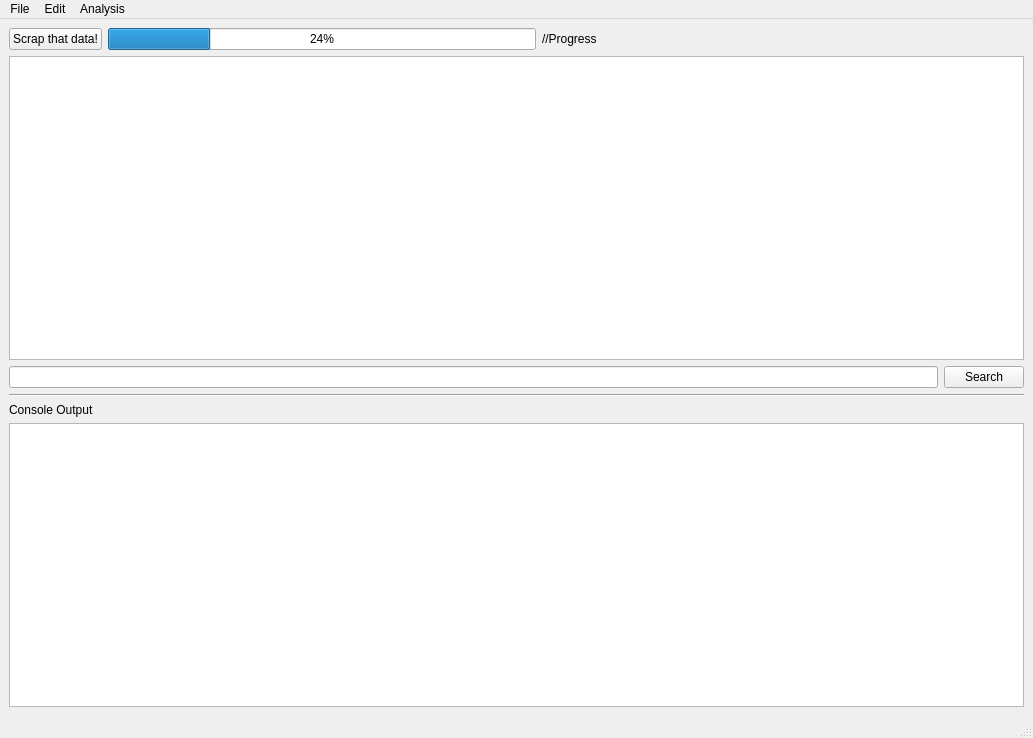
<?xml version="1.0" encoding="UTF-8"?>
<ui version="4.0">
 <class>MainWindow</class>
 <widget class="QMainWindow" name="MainWindow">
  <property name="geometry">
   <rect>
    <x>0</x>
    <y>0</y>
    <width>1033</width>
    <height>738</height>
   </rect>
  </property>
  <property name="windowTitle">
   <string>MainWindow</string>
  </property>
  <widget class="QWidget" name="centralwidget">
   <layout class="QVBoxLayout" name="verticalLayout_2">
    <item>
     <layout class="QHBoxLayout" name="horizontalLayout_2">
      <item>
       <widget class="QPushButton" name="pushButton">
        <property name="text">
         <string>Scrap that data!</string>
        </property>
       </widget>
      </item>
      <item>
       <widget class="QProgressBar" name="progressBar">
        <property name="value">
         <number>24</number>
        </property>
       </widget>
      </item>
      <item>
       <widget class="QLabel" name="label">
        <property name="text">
         <string>//Progress</string>
        </property>
       </widget>
      </item>
      <item>
       <spacer name="horizontalSpacer">
        <property name="orientation">
         <enum>Qt::Horizontal</enum>
        </property>
        <property name="sizeHint" stdset="0">
         <size>
          <width>40</width>
          <height>20</height>
         </size>
        </property>
       </spacer>
      </item>
     </layout>
    </item>
    <item>
     <layout class="QGridLayout" name="gridLayout_4">
      <item row="0" column="0">
       <widget class="QTableView" name="fflbDataView"/>
      </item>
     </layout>
    </item>
    <item>
     <layout class="QHBoxLayout" name="horizontalLayout_3">
      <item>
       <widget class="QLineEdit" name="lineEdit"/>
      </item>
      <item>
       <widget class="QPushButton" name="pushButton_2">
        <property name="text">
         <string>Search</string>
        </property>
       </widget>
      </item>
     </layout>
    </item>
    <item>
     <widget class="Line" name="line">
      <property name="orientation">
       <enum>Qt::Horizontal</enum>
      </property>
     </widget>
    </item>
    <item>
     <layout class="QVBoxLayout" name="verticalLayout_3">
      <item>
       <widget class="QLabel" name="label_2">
        <property name="text">
         <string>Console Output</string>
        </property>
       </widget>
      </item>
      <item>
       <widget class="QTextEdit" name="console"/>
      </item>
     </layout>
    </item>
   </layout>
  </widget>
  <widget class="QMenuBar" name="menubar">
   <property name="geometry">
    <rect>
     <x>0</x>
     <y>0</y>
     <width>1033</width>
     <height>21</height>
    </rect>
   </property>
   <widget class="QMenu" name="menuOpen">
    <property name="title">
     <string>File</string>
    </property>
    <addaction name="actionOpen"/>
    <addaction name="separator"/>
    <addaction name="actionSave"/>
    <addaction name="actionSave_As"/>
    <addaction name="separator"/>
    <addaction name="actionClose"/>
   </widget>
   <widget class="QMenu" name="menuEdit">
    <property name="title">
     <string>Edit</string>
    </property>
   </widget>
   <widget class="QMenu" name="menuAnalysis">
    <property name="title">
     <string>Analysis</string>
    </property>
    <addaction name="actionShow_Logs"/>
   </widget>
   <addaction name="menuOpen"/>
   <addaction name="menuEdit"/>
   <addaction name="menuAnalysis"/>
  </widget>
  <widget class="QStatusBar" name="statusbar"/>
  <action name="actionOpen">
   <property name="text">
    <string>Open...</string>
   </property>
  </action>
  <action name="actionSave">
   <property name="text">
    <string>Save...</string>
   </property>
  </action>
  <action name="actionSave_As">
   <property name="text">
    <string>Save As...</string>
   </property>
  </action>
  <action name="actionClose">
   <property name="text">
    <string>Close</string>
   </property>
  </action>
  <action name="actionShow_Logs">
   <property name="text">
    <string>Show Logs</string>
   </property>
  </action>
 </widget>
 <resources/>
 <connections/>
</ui>
